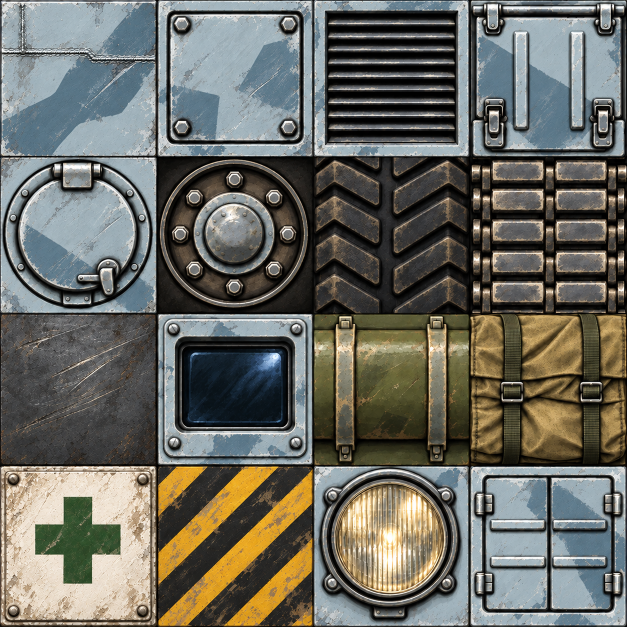
#> input picture scripts/models/art/compact/eu_compact_atlas_v2.png, 1254 x 1254 px (shown at 1/2 size); its folder holds 2 pictures in this run
$ python prepare_compact_textures.py
#> lines starting #> are read from the running program, lines starting #| are printed output that depends on the picture
"""Lossless format conversion and tile extraction from the authored source atlases."""
from pathlib import Path
from PIL import Image
ROOT=Path(__file__).resolve().parents[2]
ART=ROOT/'scripts/models/art/compact'
TEX=ROOT/'resources/macos/GameData/Art/TexturesHD'
for suffix in ('','_d'):
    source=ART/('eu_compact_atlas_v2'+suffix+'.png')
    if not source.exists():
        if suffix:continue
        raise FileNotFoundError(source)
    # The legacy renderer expects power-of-two textures. This is a resample for
    # the engine, not a repaint; retain the full-resolution source alongside it.
    Image.open(source).convert('RGB').resize((1024,1024),Image.Resampling.LANCZOS).save(TEX/('eucompact_painted_v2'+suffix+'.tga'))
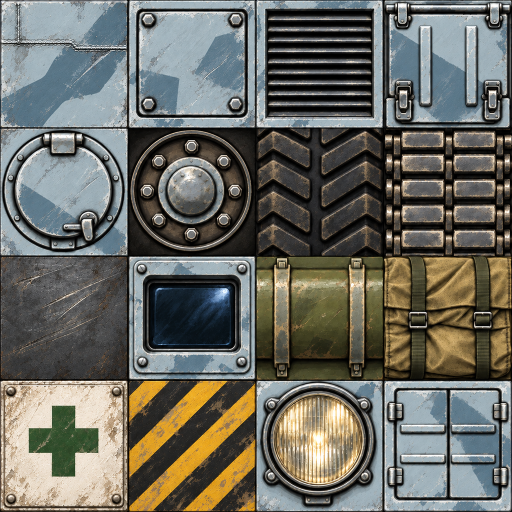
#> saved as eucompact_painted_v2.tga: PIL image 1024x1024 RGB (shown at 1/2 size); mean R, G, B 106.5, 106.6, 98.6
#> pass 2 of the loop `for suffix in ('','_d'):`:
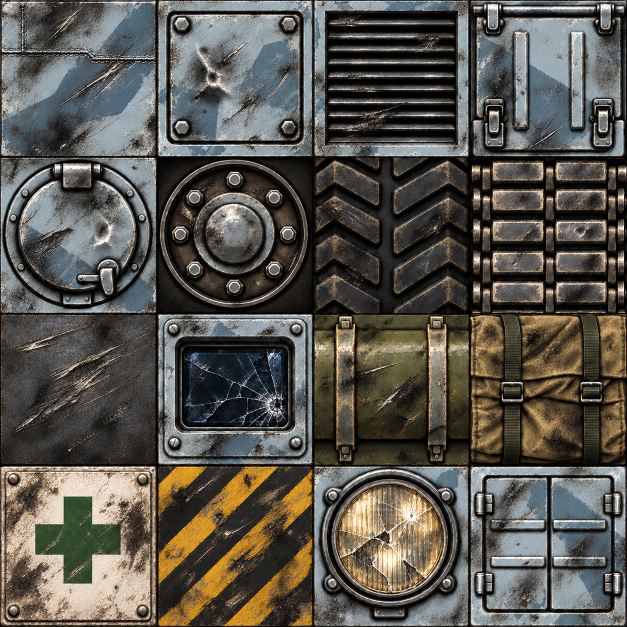
#> input picture scripts/models/art/compact/eu_compact_atlas_v2_d.png, 1254 x 1254 px (shown at 1/2 size)
#> `Image.open(source).convert('RGB').resize((1024,1024),Image.Resampling...`:
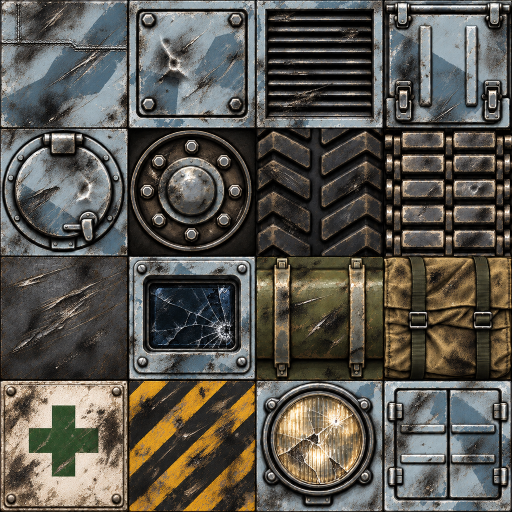
#> saved as eucompact_painted_v2_d.tga: PIL image 1024x1024 RGB (shown at 1/2 size); mean R, G, B 88.9, 85.7, 78.3
image=Image.open(ART/'eu_compact_atlas_v2.png').convert('RGB')
#> image is the input picture: PIL image 1254x1254 RGB; mean R, G, B 106.5, 106.6, 98.6
w,h=image.size
#> w = 1254; h = 1254
# The atlas's fourth tile in its second row contains the continuous track shoes.
# Rotate to align those shoes with W3DTankDraw's scrolling U coordinate.
image.crop((3*w//4,h//4,w,h//2)).transpose(Image.Transpose.ROTATE_90).resize((256,256),Image.Resampling.LANCZOS).save(TEX/'eucompact_track_v2.tga')
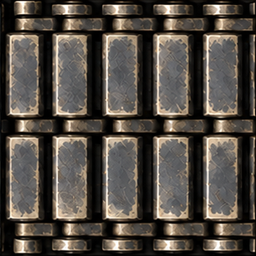
#> saved as eucompact_track_v2.tga: PIL image 256x256 RGB; mean R, G, B 81.5, 75.1, 67.9
